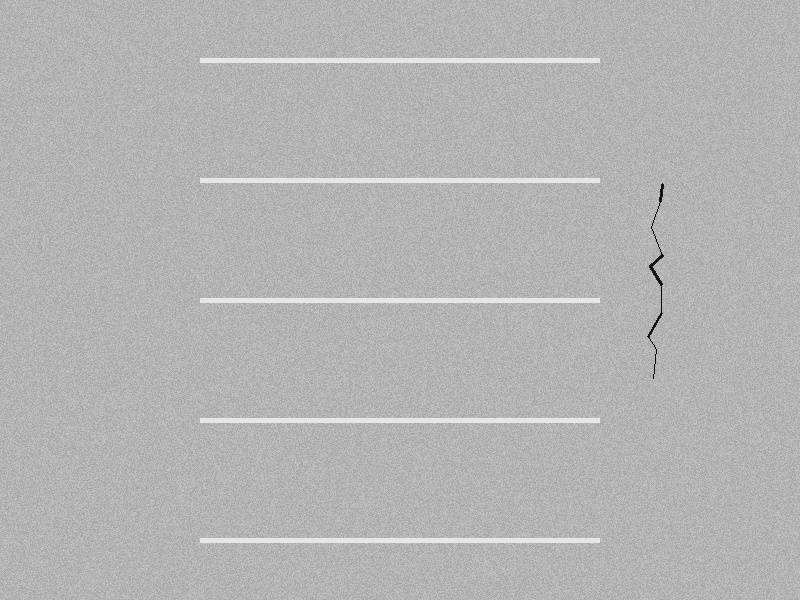
#> input picture sample_data/test_images/road_sample_10.jpg, 800 x 600 px
$ python -i detector.py   (imports and definitions only)
#> lines starting #> are read from the running program, lines starting #| are printed output that depends on the picture; after the words box and inside, x2 and y2 are one past the last pixel; in counts of white or black regions, pixels touching at a corner belong together
"""
道路巡检数据分析与报告系统 - 病害检测模块

支持两种检测模式：
1. YOLO ONNX 深度学习检测（优先，需模型文件）
2. OpenCV 传统图像处理检测（回退方案，霍夫线检测+轮廓分析）
"""
import os
import cv2
import numpy as np
from config import YOLO_MODEL_PATH, YOLO_CONFIDENCE_THRESHOLD, YOLO_IOU_THRESHOLD, DEFECT_TYPES


class RoadDefectDetector:
    """道路病害检测器"""

    def __init__(self):
        self.yolo_available = False
        self.session = None
        self.input_name = None
        self.output_names = None
        self._load_yolo_model()

    def _load_yolo_model(self):
        """尝试加载YOLO ONNX模型"""
        if os.path.exists(YOLO_MODEL_PATH):
            try:
                import onnxruntime as ort
                self.session = ort.InferenceSession(YOLO_MODEL_PATH)
                self.input_name = self.session.get_inputs()[0].name
                self.output_names = [o.name for o in self.session.get_outputs()]
                self.yolo_available = True
                print(f"[检测器] YOLO模型已加载: {YOLO_MODEL_PATH}")
            except Exception as e:
                print(f"[检测器] YOLO模型加载失败: {e}，回退到OpenCV模式")
        else:
            print(f"[检测器] 未找到YOLO模型文件，使用OpenCV传统检测模式")

    def detect(self, image_path: str) -> dict:
        if self.yolo_available:
            return self._detect_yolo(image_path)
        else:
            return self._detect_opencv(image_path)

    # [39 lines left out: function _detect_yolo, not called in this run]

    def _detect_opencv(self, image_path: str) -> dict:
        """双策略检测：霍夫线检测（裂缝）+ 轮廓分析（坑洼/块状病害）"""
        img = cv2.imread(image_path)
#> img is the input picture: shape (600, 800, 3); min 4, max 238, mean 180.4
        if img is None:
            return {'defects': [], 'annotated_image': None, 'method': 'opencv', 'error': '无法读取图像'}
        h, w = img.shape[:2]
#> h = 600; w = 800
        gray = cv2.cvtColor(img, cv2.COLOR_BGR2GRAY)
        annotated = img.copy()

        # 更强的去噪
        blurred = cv2.GaussianBlur(gray, (7, 7), 0)
        # 中值滤波去除椒盐噪声
        denoised = cv2.medianBlur(blurred, 5)
        clahe = cv2.createCLAHE(clipLimit=2.0, tileGridSize=(8, 8))
        enhanced = clahe.apply(denoised)

        defects = []

        # 策略1: 霍夫线检测裂缝（高阈值，只找明显的线）
        edges_for_lines = cv2.Canny(enhanced, 30, 90)
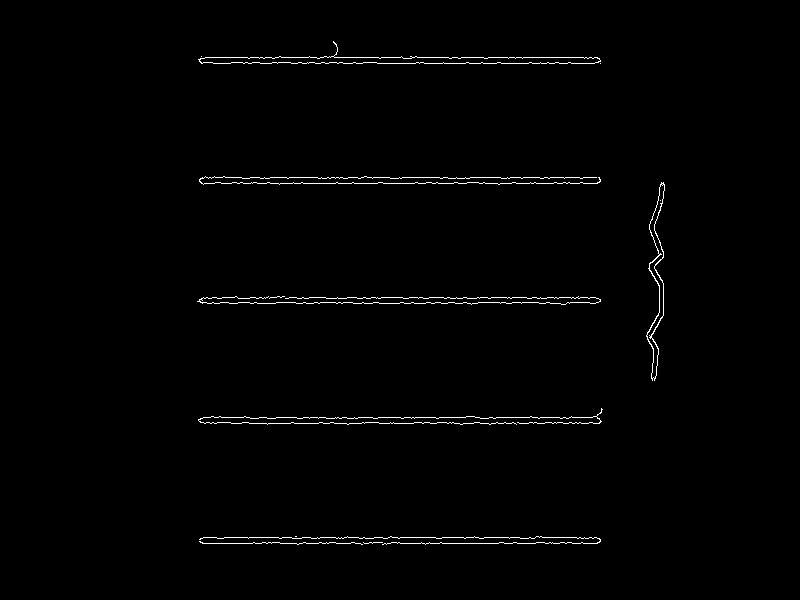
#> edges_for_lines: shape (600, 800); 0.96% white in thin lines or dots, all inside (x1, y1, x2, y2) = (197, 41, 665, 545)
        # 形态学去除小噪点
        kernel_clean = cv2.getStructuringElement(cv2.MORPH_RECT, (2, 2))
        edges_clean = cv2.morphologyEx(edges_for_lines, cv2.MORPH_OPEN, kernel_clean)
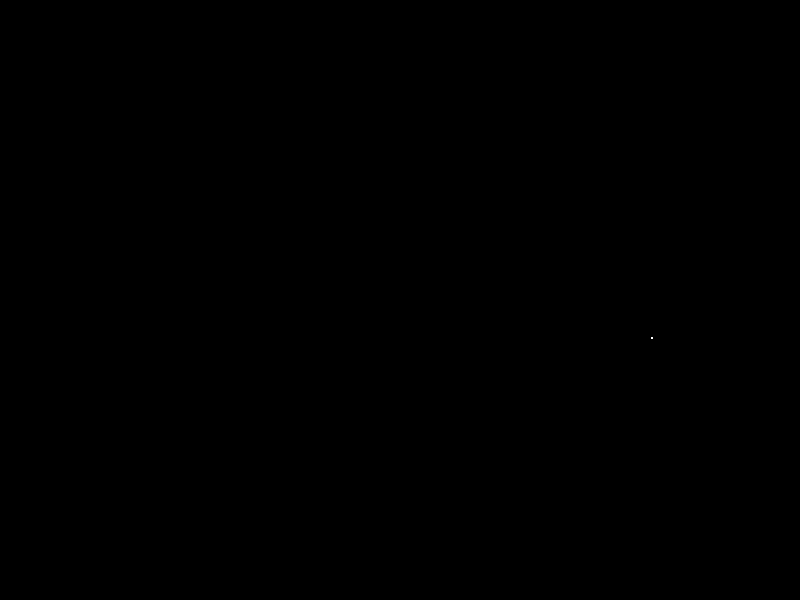
#> edges_clean: shape (600, 800); 0% white in thin lines or dots, all inside (x1, y1, x2, y2) = (651, 337, 653, 339)

        lines = cv2.HoughLinesP(edges_clean, 1, np.pi / 180, threshold=60, minLineLength=80, maxLineGap=20)
#> lines = None
        line_clusters = self._cluster_lines(lines, w, h) if lines is not None else []
#> line_clusters = []

        for cluster in line_clusters:
            if cluster['total_length'] < 80:
                continue
            x, y, bw, bh = cluster['bbox']
            aspect = bw / max(bh, 1)
            if aspect > 3:
                dtype = '横向裂缝'
            elif aspect < 0.33:
                dtype = '纵向裂缝'
            elif cluster['line_count'] >= 4:
                dtype = '网状裂缝'
            else:
                dtype = '裂缝'
            sev = 3 if cluster['total_length'] > 400 else (2 if cluster['total_length'] > 150 else 1)
            defects.append({
                'type': dtype, 'type_code': 'crack_detected',
                'confidence': round(min(cluster['total_length'] / 600, 0.92), 3),
                'bbox': {'x': x, 'y': y, 'w': bw, 'h': bh},
                'severity': sev, 'area_pixels': bw * bh, 'source': 'hough',
            })
            cv2.rectangle(annotated, (x, y), (x + bw, y + bh), (255, 140, 0), 2)
            cv2.putText(annotated, dtype, (x, y - 5), cv2.FONT_HERSHEY_SIMPLEX, 0.45, (255, 140, 0), 1)
#> this loop made 0 passes
#> after the loop, defects = []

        # 策略2: 轮廓分析坑洼/块状病害
        edges_high = cv2.Canny(enhanced, 40, 120)
#> edges_high: shape (600, 800); 0.95% white in thin lines or dots, all inside (x1, y1, x2, y2) = (197, 48, 665, 545)
        kernel = cv2.getStructuringElement(cv2.MORPH_RECT, (5, 5))
#> kernel = [[1, 1, 1, 1, 1], [1, 1, 1, 1, 1], [1, 1, 1, 1, 1], [1, 1, 1, 1, 1], [1, 1, 1, 1, 1]]
        closed = cv2.morphologyEx(edges_high, cv2.MORPH_CLOSE, kernel)
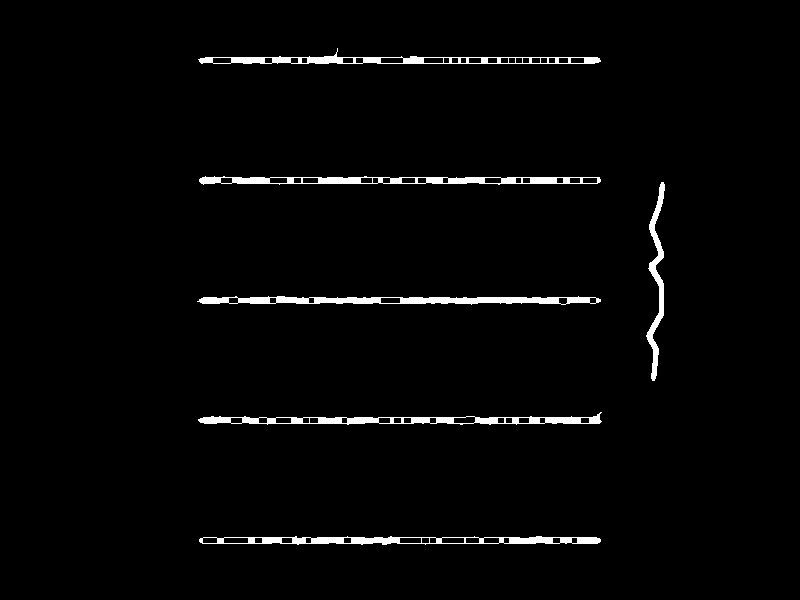
#> closed: shape (600, 800); 2.3% white; 6 white regions
        contours, _ = cv2.findContours(closed, cv2.RETR_EXTERNAL, cv2.CHAIN_APPROX_SIMPLE)
#> contours = 6 contours; box (x1, y1, x2, y2) and area: (198, 48, 601, 64) 2332, (199, 176, 601, 185) 2320, (199, 536, 601, 545) 2307, (198, 412, 602, 425) 2306, (197, 296, 601, 305) 2138, (646, 182, 665, 381) 988
        min_area = (w * h) * 0.0008
#> min_area = 384
        for cnt in contours:
            area = cv2.contourArea(cnt)
            if area < min_area:
                continue
            x, y, bw, bh = cv2.boundingRect(cnt)
            aspect_ratio = bw / max(bh, 1)
            extent = area / max(bw * bh, 1)
            if aspect_ratio > 5 or aspect_ratio < 0.2:
                continue
            overlap = False
            for d in defects:
                if self._bbox_overlap((x, y, bw, bh), d['bbox']):
                    overlap = True
                    break
            if overlap:
                continue
            dtype = '网状裂缝' if extent < 0.3 else '坑洼'
            sev = 3 if area > (w * h) * 0.06 else (2 if area > (w * h) * 0.02 else 1)
            defects.append({
                'type': dtype, 'type_code': 'opencv_detected',
                'confidence': round(min(extent * 2, 0.95), 3),
                'bbox': {'x': x, 'y': y, 'w': bw, 'h': bh},
                'severity': sev, 'area_pixels': round(area), 'source': 'contour',
            })
            color = {1: (0, 200, 0), 2: (0, 180, 180), 3: (0, 0, 255)}.get(sev, (200, 0, 0))
            cv2.rectangle(annotated, (x, y), (x + bw, y + bh), color, 2)
            cv2.putText(annotated, dtype, (x, y - 5), cv2.FONT_HERSHEY_SIMPLEX, 0.5, color, 1)
#> this loop made 6 passes
#> (area, x, y, bw, bh, aspect_ratio, extent) on passes 1 to 6: (2307, 199, 536, 402, 9, 44.67, 0.638), (2305.5, 198, 412, 404, 13, 31.08, 0.439), (2137.5, 197, 296, 404, 9, 44.89, 0.588), (987.5, 646, 182, 19, 199, 0.0955, 0.261), (2319.5, 199, 176, 402, 9, 44.67, 0.641), (2332.5, 198, 48, 403, 16, 25.19, 0.362)

        # 按面积排序，取前15
        defects.sort(key=lambda d: d['area_pixels'], reverse=True)
        defects = defects[:15]

        annotated_b64 = self._img_to_base64(annotated)
        return {'defects': defects, 'defect_count': len(defects), 'annotated_image': annotated_b64, 'method': 'opencv'}

    # [84 lines left out: functions _cluster_lines, _bbox_overlap, _estimate_severity, _apply_nms, _compute_iou, not called in this run]

    @staticmethod
    def _img_to_base64(img):
        import base64
        _, buffer = cv2.imencode('.jpg', img, [cv2.IMWRITE_JPEG_QUALITY, 85])
        return base64.b64encode(buffer).decode('utf-8')


detector = RoadDefectDetector()

>>> result = RoadDefectDetector().detect('sample_data/test_images/road_sample_10.jpg')
#> result = 4 items

$ run again, on sample_data/test_images/road_sample_7.jpg
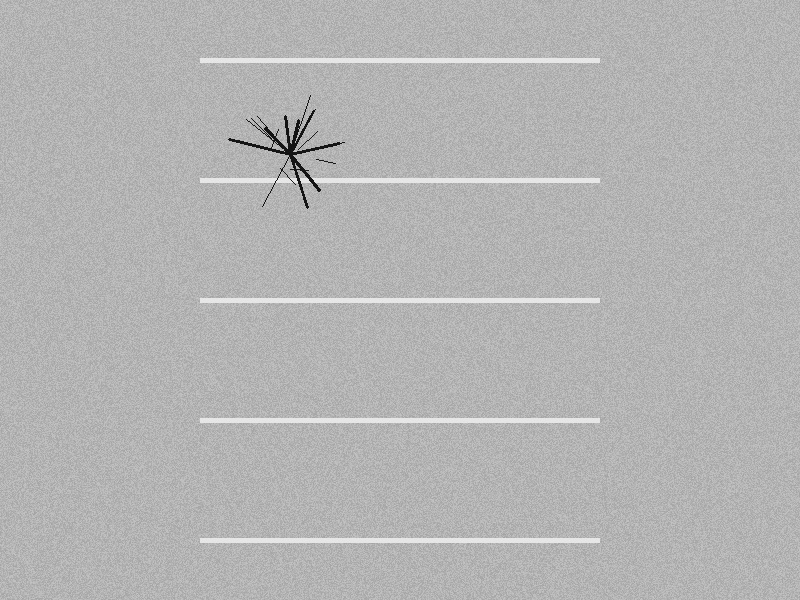
#> input picture sample_data/test_images/road_sample_7.jpg, 800 x 600 px
#> in _detect_opencv, img is the input picture: shape (600, 800, 3); min 13, max 237, mean 180.1
#> in _detect_opencv, `edges_for_lines = cv2.Canny(enhanced, 30, 90)`:
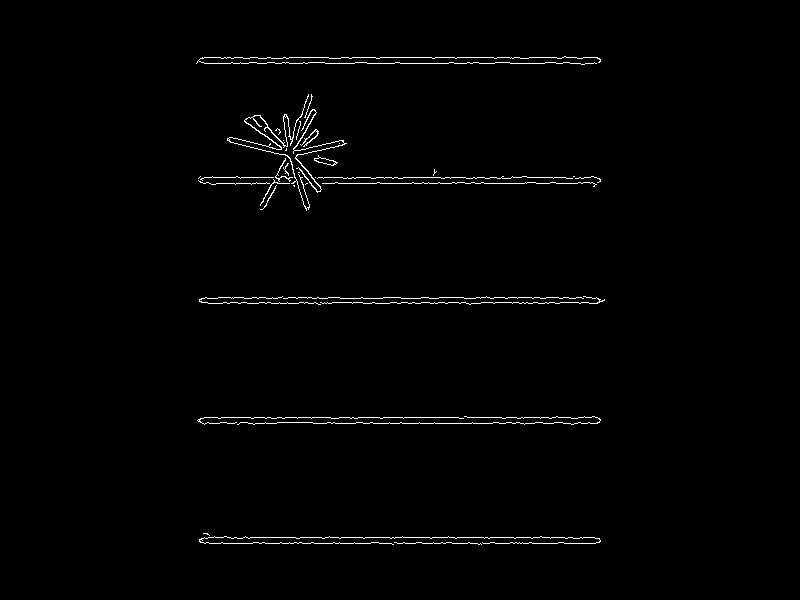
#> edges_for_lines: shape (600, 800); 1.1% white in thin lines or dots, all inside (x1, y1, x2, y2) = (196, 56, 605, 545)
#> edges_clean: shape (600, 800); 0% white in thin lines or dots, all inside (x1, y1, x2, y2) = (279, 141, 345, 181)
#> lines = None
#> line_clusters = []
#> edges_high: shape (600, 800); 1.1% white in thin lines or dots, all inside (x1, y1, x2, y2) = (197, 56, 605, 545)
#> kernel = [[1, 1, 1, 1, 1], [1, 1, 1, 1, 1], [1, 1, 1, 1, 1], [1, 1, 1, 1, 1], [1, 1, 1, 1, 1]]
#> closed: shape (600, 800); 2.6% white; 5 white regions
#> contours = 5 contours; box (x1, y1, x2, y2) and area: (198, 94, 601, 211) 5426, (199, 536, 601, 545) 2349, (197, 416, 601, 425) 2298, (197, 56, 601, 65) 2248, (199, 296, 605, 305) 2074
#> the loop in _detect_opencv, `for cnt in contours:` made 5 passes
#> (area, x, y, bw, bh, aspect_ratio, extent) on passes 1, 2, 3, 5: (2349, 199, 536, 402, 9, 44.67, 0.649), (2298.5, 197, 416, 404, 9, 44.89, 0.632), (2074.5, 199, 296, 406, 9, 45.11, 0.568), (2247.5, 197, 56, 404, 9, 44.89, 0.618)
#> after the loop in _detect_opencv, `for cnt in contours:`:
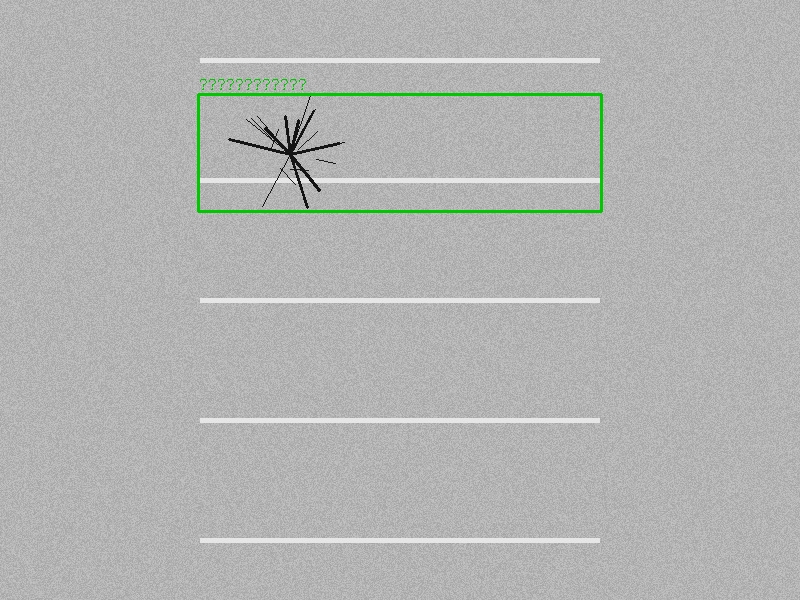
#> annotated: shape (600, 800, 3); 0.69% of pixels changed, all inside (x1, y1, x2, y2) = (197, 79, 603, 213)
#> after the loop in _detect_opencv, `for cnt in contours:`: defects = 1 item
#> result = 4 items

$ run again, on sample_data/test_images/road_sample_8.jpg
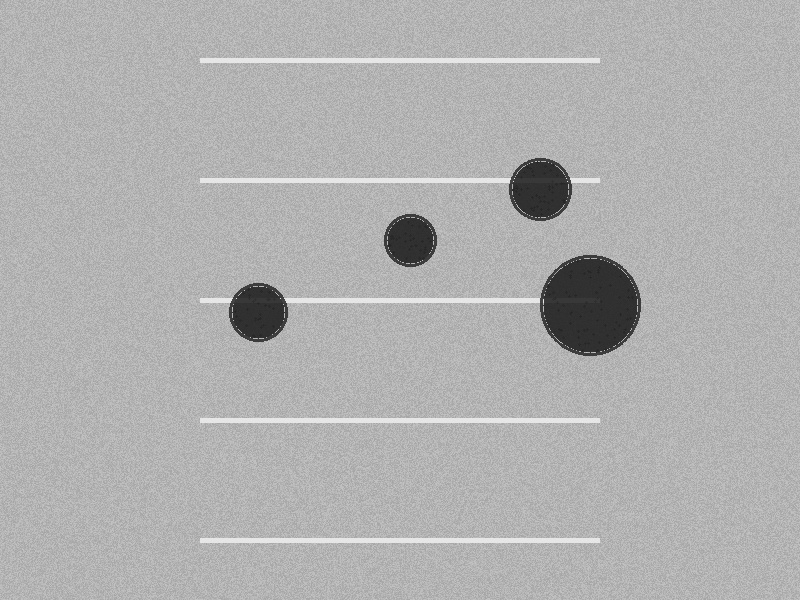
#> input picture sample_data/test_images/road_sample_8.jpg, 800 x 600 px
#> in _detect_opencv, img is the input picture: shape (600, 800, 3); min 32, max 237, mean 176.2
#> in _detect_opencv, `edges_for_lines = cv2.Canny(enhanced, 30, 90)`:
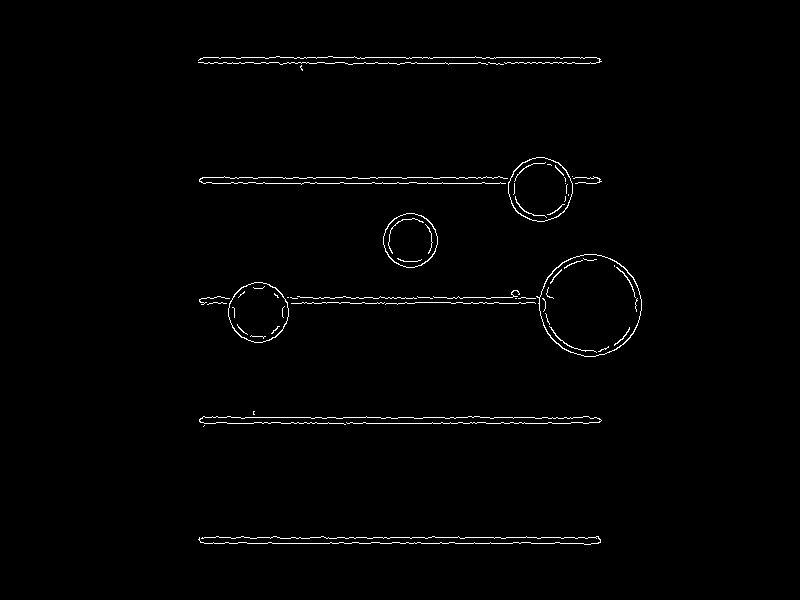
#> edges_for_lines: shape (600, 800); 1.1% white in thin lines or dots, all inside (x1, y1, x2, y2) = (198, 56, 642, 545)
#> edges_clean: shape (600, 800); every value is 0
#> lines = None
#> line_clusters = []
#> kernel = [[1, 1, 1, 1, 1], [1, 1, 1, 1, 1], [1, 1, 1, 1, 1], [1, 1, 1, 1, 1], [1, 1, 1, 1, 1]]
#> closed: shape (600, 800); 2.3% white; 6 white regions
#> contours = 6 contours; box (x1, y1, x2, y2) and area: (207, 254, 642, 357) 12002, (199, 157, 602, 222) 5108, (198, 56, 602, 65) 2356, (199, 416, 602, 425) 2310, (198, 536, 601, 545) 2304, (383, 213, 438, 268) 2267
#> the loop in _detect_opencv, `for cnt in contours:` made 6 passes
#> (area, x, y, bw, bh, aspect_ratio, extent) on passes 1, 2, 5, 6: (2304, 198, 536, 403, 9, 44.78, 0.635), (2310, 199, 416, 403, 9, 44.78, 0.637), (5108.5, 199, 157, 403, 65, 6.2, 0.195), (2356.5, 198, 56, 404, 9, 44.89, 0.648)
#> after the loop in _detect_opencv, `for cnt in contours:`:
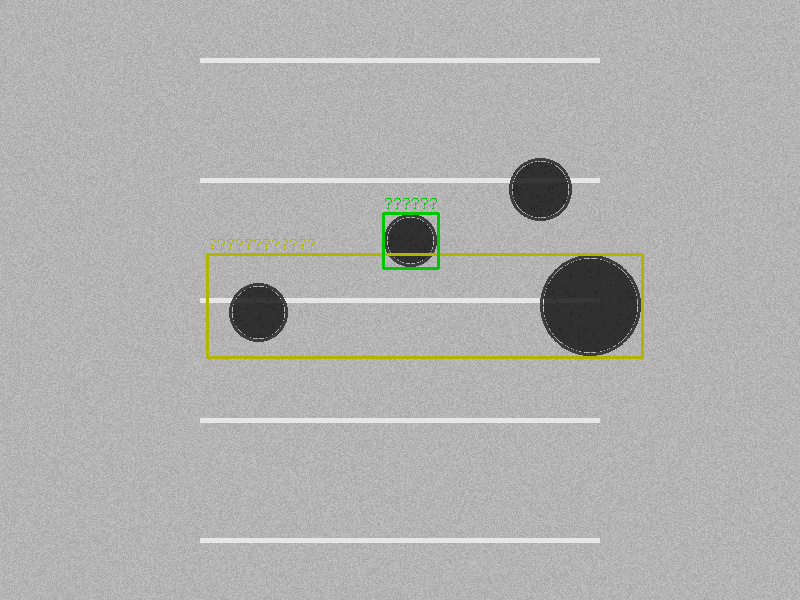
#> annotated: shape (600, 800, 3); 0.87% of pixels changed, all inside (x1, y1, x2, y2) = (206, 198, 644, 359)
#> after the loop in _detect_opencv, `for cnt in contours:`: defects = 2 items
#> result = 4 items

$ run again, on sample_data/test_images/road_sample_9.jpg
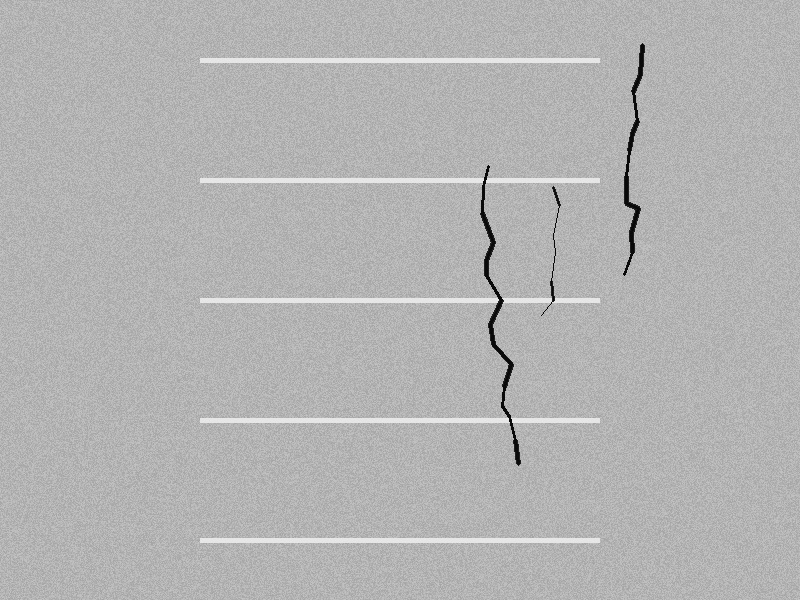
#> input picture sample_data/test_images/road_sample_9.jpg, 800 x 600 px
#> in _detect_opencv, img is the input picture: shape (600, 800, 3); min 3, max 239, mean 179.7
#> in _detect_opencv, `edges_for_lines = cv2.Canny(enhanced, 30, 90)`:
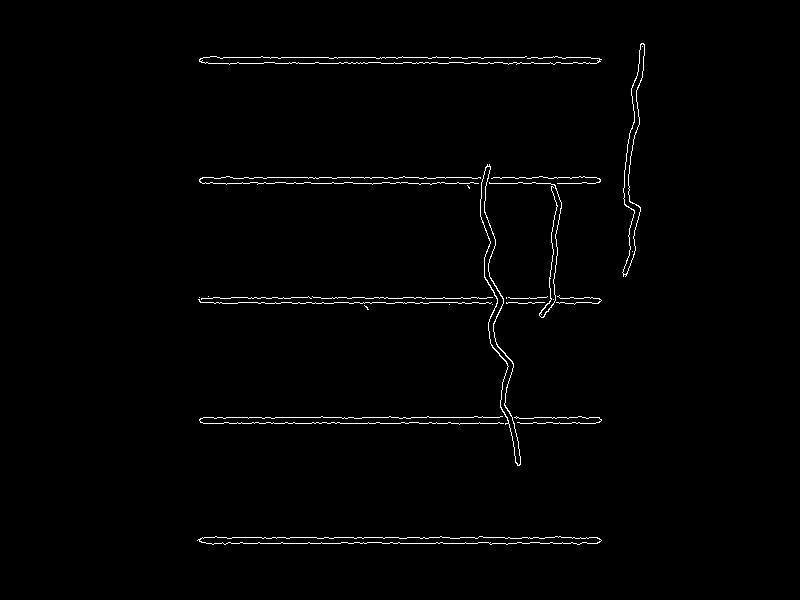
#> edges_for_lines: shape (600, 800); 1.1% white in thin lines or dots, all inside (x1, y1, x2, y2) = (197, 43, 645, 545)
#> edges_clean: shape (600, 800); every value is 0
#> lines = None
#> line_clusters = []
#> kernel = [[1, 1, 1, 1, 1], [1, 1, 1, 1, 1], [1, 1, 1, 1, 1], [1, 1, 1, 1, 1], [1, 1, 1, 1, 1]]
#> closed: shape (600, 800); 2.8% white; 4 white regions
#> contours = 4 contours; box (x1, y1, x2, y2) and area: (198, 164, 602, 466) 15946, (199, 56, 602, 65) 2306, (197, 536, 602, 545) 2289, (622, 43, 645, 277) 1198
#> the loop in _detect_opencv, `for cnt in contours:` made 4 passes
#> (area, x, y, bw, bh, aspect_ratio, extent) on passes 1, 3, 4: (2289, 197, 536, 405, 9, 45, 0.628), (2306.5, 199, 56, 403, 9, 44.78, 0.636), (1198.5, 622, 43, 23, 234, 0.0983, 0.223)
#> after the loop in _detect_opencv, `for cnt in contours:`:
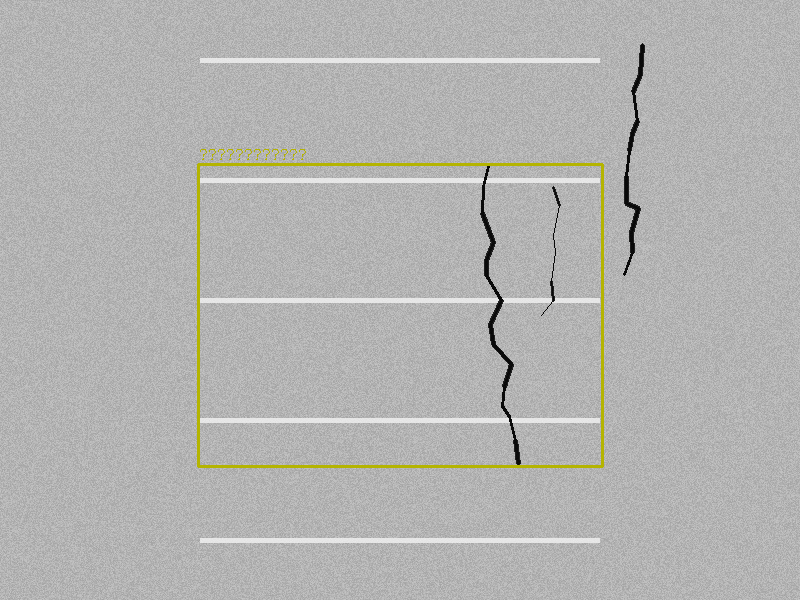
#> annotated: shape (600, 800, 3); 0.93% of pixels changed, all inside (x1, y1, x2, y2) = (197, 149, 604, 468)
#> after the loop in _detect_opencv, `for cnt in contours:`: defects = 1 item
#> result = 4 items
